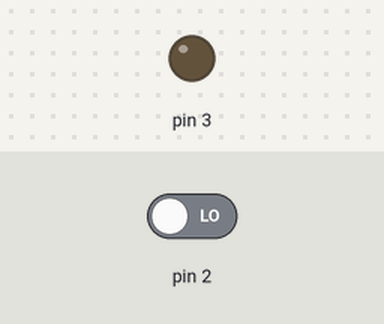
This sketch was run on a simulated Arduino Uno, built with avr-gcc and run on an emulated ATmega328P. Parts: output pins drawn as LEDs (lit = HIGH). Inputs (shaded band) come from the test bench; at power-on: pin 2 LOW.

Above: at 1.2 s.
1.3 s: pin 2 driven HIGH
At 2.2 s:
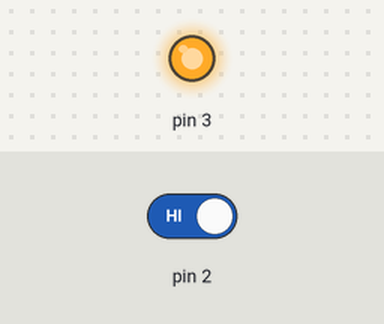
2.8 s: pin 2 driven LOW
At 3.3 s:
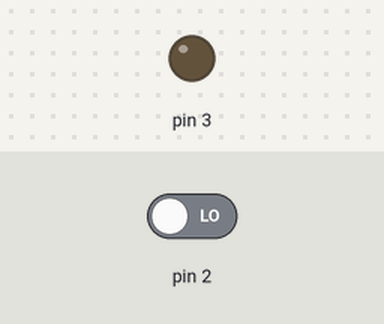
Timing chart, 0 to 5.8 s (numbered marks = the images above; inputs shaded):
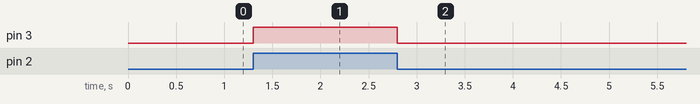

The sketch:

sketch_sep04a.ino
```cpp
void setup() {
    pinMode(2, INPUT);
    pinMode(3, OUTPUT);
}

void loop() {
    if (digitalRead(2) == HIGH) { digitalWrite(3, HIGH); }
    if (digitalRead(2) == LOW)  { digitalWrite(3, LOW); }
}
```

Measured:
- after the input at 1.3 s, pin 3: LOW → HIGH at once
- after the input at 2.8 s, pin 3: HIGH → LOW at once
